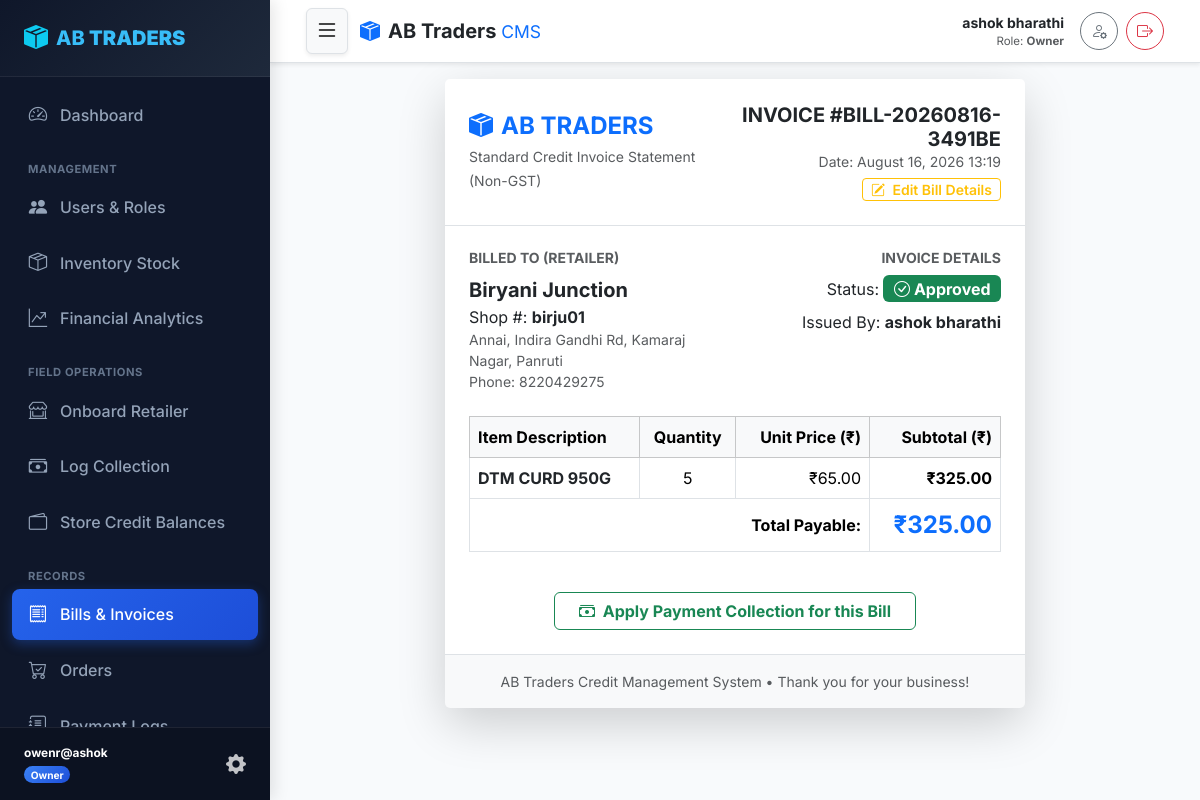
Page /bills/17/ (signed in) on the committed database.
### core/models.py (models this page shows, shortened)
class User(AbstractUser):
    class Role(models.TextChoices):
        SUPERUSER = 'SUPERUSER', 'SuperUser'
        OWNER = 'OWNER', 'Owner'
        STAFF = 'STAFF', 'Staff'
        RETAILER = 'RETAILER', 'Retailer'
    role = models.CharField(max_length=20, choices=Role.choices, default=Role.RETAILER)
    phone_number = models.CharField(max_length=15, unique=True, blank=True, null=True)
    is_locked = models.BooleanField(default=False, help_text="Locked users cannot log in.")
    def is_superuser_role(self):
        return self.role == self.Role.SUPERUSER or self.is_superuser
    def is_owner_role(self):
        return self.role == self.Role.OWNER
    def is_retailer_role(self):
        return self.role == self.Role.RETAILER
    @property
    def display_name(self):
        full_name = self.get_full_name().strip()
        return full_name if full_name else self.username

class Bill(models.Model):
    STATUS_CHOICES = (
        ('pending', 'Pending'),
        ('approved', 'Approved'),
        ('paid', 'Paid'),
        ('rejected', 'Rejected'),
    )
    bill_number = models.CharField(max_length=50, unique=True)
    retailer = models.ForeignKey(RetailerProfile, on_delete=models.CASCADE, related_name='bills')
    created_by = models.ForeignKey(User, on_delete=models.SET_NULL, null=True, related_name='created_bills')
    total_amount = models.DecimalField(max_digits=12, decimal_places=2)
    status = models.CharField(max_length=20, choices=STATUS_CHOICES, default='pending')
    rejection_reason = models.TextField(blank=True, null=True)
    created_at = models.DateTimeField(auto_now_add=True)

class RetailerProfile(models.Model):
    user = models.OneToOneField(User, on_delete=models.CASCADE, related_name='retailer_profile')
    shop_number = models.CharField(max_length=50, unique=True)
    shop_name = models.CharField(max_length=150)
    address = models.TextField()
    credit_balance = models.DecimalField(max_digits=12, decimal_places=2, default=Decimal('0.00'))
    qr_code = models.ImageField(upload_to='qr_codes/', null=True, blank=True)

class BillItem(models.Model):
    bill = models.ForeignKey(Bill, on_delete=models.CASCADE, related_name='items')
    item = models.ForeignKey(Item, on_delete=models.CASCADE)
    quantity = models.PositiveIntegerField(default=1)
    price = models.DecimalField(max_digits=10, decimal_places=2)
    @property
    def subtotal(self):
        return Decimal(self.quantity) * self.price

class Item(models.Model):
    name = models.CharField(max_length=100)
    description = models.TextField(blank=True, null=True)
    price = models.DecimalField(max_digits=10, decimal_places=2)
    stock_quantity = models.IntegerField(default=0)
    created_at = models.DateTimeField(auto_now_add=True)
    updated_at = models.DateTimeField(auto_now=True)

### core/views.py (the view)
# urls.py: path('bills/<int:pk>/', views.bill_detail_view, name='bill_detail'),
@role_required(['SUPERUSER', 'OWNER', 'STAFF', 'RETAILER'])
def bill_detail_view(request, pk):
    bill = get_object_or_404(Bill, pk=pk)
    if request.user.is_retailer_role():
        profile = getattr(request.user, 'retailer_profile', None)
        if bill.retailer != profile:
            messages.error(request, "Access denied.")
            return redirect('dashboard')
    return render(request, 'bill_detail.html', {'bill': bill})

### core/templates/bill_detail.html (shortened to what this page needs)
{% extends 'base.html' %}
{% block content %}
<div class="row justify-content-center">
    <div class="col-md-9 col-lg-8">
        <div class="card shadow-lg border-0 rounded-4">
            <div class="card-header bg-white p-4 border-bottom d-flex justify-content-between align-items-center">
                <div>
                    <h4 class="fw-bold text-primary mb-1"><i class="bi bi-box-seam-fill me-2"></i>AB TRADERS</h4>
                    <span class="text-muted small">Standard Credit Invoice Statement (Non-GST)</span>
                </div>
                <div class="text-end">
                    <h5 class="fw-bold mb-0">INVOICE #{{ bill.bill_number }}</h5>
                    <small class="text-muted d-block mb-1">Date: {{ bill.created_at|date:"F d, Y H:i" }}</small>
                    {% if user.is_superuser_role or user.is_owner_role %}
                        <a href="{% url 'bill_edit' bill.pk %}" class="btn btn-sm btn-outline-warning py-0 px-2 fw-semibold"><i class="bi bi-pencil-square me-1"></i> Edit Bill Details</a>
                    {% endif %}
                </div>
            </div>
            <div class="card-body p-4">
                <div class="row mb-4">
                    <div class="col-sm-6 mb-3 mb-sm-0">
                        <h6 class="text-uppercase text-muted fw-bold small">BILLED TO (RETAILER)</h6>
                        <div class="fw-bold fs-5 text-dark">{{ bill.retailer.shop_name }}</div>
                        <div>Shop #: <strong>{{ bill.retailer.shop_number }}</strong></div>
                        <div class="text-muted small">{{ bill.retailer.address }}</div>
                        <div class="text-muted small">Phone: {{ bill.retailer.user.phone_number }}</div>
                    </div>
                    <div class="col-sm-6 text-sm-end">
                        <h6 class="text-uppercase text-muted fw-bold small">INVOICE DETAILS</h6>
                        <div>Status:
                            {% if bill.status == 'approved' %}
                                <span class="badge bg-success fs-6"><i class="bi bi-check-circle me-1"></i>Approved</span>
                            {% elif bill.status == 'paid' %}
                                <span class="badge bg-primary fs-6"><i class="bi bi-cash-stack me-1"></i>Paid</span>
                            {% elif bill.status == 'rejected' %}
                                <span class="badge bg-danger fs-6"><i class="bi bi-x-circle me-1"></i>Rejected</span>
                            {% else %}
                                <span class="badge bg-warning text-dark fs-6"><i class="bi bi-clock me-1"></i>Pending Approval</span>
                            {% endif %}
                        </div>
                        <div class="mt-2">Issued By: <strong>{% if bill.created_by %}{{ bill.created_by.display_name }}{% else %}System{% endif %}</strong></div>
                    </div>
                </div>
                <div class="table-responsive mb-4">
                    <table class="table table-bordered align-middle">
                        <thead class="table-light">
                            <tr>
                                <th>Item Description</th>
                                <th class="text-center">Quantity</th>
                                <th class="text-end">Unit Price (₹)</th>
                                <th class="text-end">Subtotal (₹)</th>
                            </tr>
                        </thead>
                        <tbody>
                            {% for item in bill.items.all %}
                            <tr>
                                <td class="fw-bold text-dark">{{ item.item.name }}</td>
                                <td class="text-center">{{ item.quantity }}</td>
                                <td class="text-end">₹{{ item.price }}</td>
                                <td class="text-end fw-bold">₹{{ item.subtotal }}</td>
                            </tr>
                            {% empty %}
                            <tr>
                                <td colspan="3">Standard Wholesale Merchandise Invoice #{{ bill.bill_number }}</td>
                                <td class="text-end fw-bold">₹{{ bill.total_amount }}</td>
                            </tr>
                            {% endfor %}
                        </tbody>
                        <tfoot>
                            <tr>
                                <th colspan="3" class="text-end">Total Payable:</th>
                                <th class="text-end text-primary fs-4">₹{{ bill.total_amount }}</th>
                            </tr>
                        </tfoot>
                    </table>
                </div>
                {% if bill.status != 'paid' and bill.status != 'rejected' %}
                    {% if not user.is_retailer_role %}
                    <div class="text-center mt-3">
                        <a href="{% url 'log_collection' %}?bill_id={{ bill.pk }}" class="btn btn-outline-success fw-bold px-4">
                            <i class="bi bi-cash-stack me-1"></i> Apply Payment Collection for this Bill
                        </a>
                    </div>
                    {% endif %}
                {% endif %}
            </div>
            <div class="card-footer bg-light p-3 border-top text-center text-muted small">
                AB Traders Credit Management System &bull; Thank you for your business!
            </div>
        </div>
    </div>
</div>
{% endblock %}

### core/templates/base.html (shortened to what this page needs)
{% load static %}
<!DOCTYPE html>
<html lang="en">
<head>
    <link href="https://cdn.jsdelivr.net/npm/bootstrap@5.3.2/dist/css/bootstrap.min.css" rel="stylesheet">
    <link rel="stylesheet" href="https://cdn.jsdelivr.net/npm/bootstrap-icons@1.11.2/font/bootstrap-icons.min.css">
    <link rel="stylesheet" href="{% static 'css/styles.css' %}">
</head>
<body>
    <div id="wrapper">
        {% if user.is_authenticated %}
        <aside id="sidebar-wrapper" class="sidebar-sticky">
            <div class="sidebar-heading d-flex align-items-center justify-content-between">
                <a href="{% url 'dashboard' %}" class="text-white text-decoration-none d-flex align-items-center">
                    <i class="bi bi-box-seam-fill me-2 text-info fs-4"></i>
                    <span>AB <strong>TRADERS</strong></span>
                </a>
            </div>
            <div class="list-group list-group-sidebar">
                <a href="{% url 'dashboard' %}" class="sidebar-link {% if request.resolver_match.url_name == 'dashboard' %}active{% endif %}">
                    <i class="bi bi-speedometer2"></i> Dashboard
                </a>
                {% if user.is_superuser_role or user.is_owner_role %}
                <div class="sidebar-section-title">Management</div>
                <a href="{% url 'user_list' %}" class="sidebar-link {% if 'user' in request.resolver_match.url_name %}active{% endif %}">
                    <i class="bi bi-people-fill"></i> Users & Roles
                </a>
                <a href="{% url 'inventory_list' %}" class="sidebar-link {% if 'inventory' in request.resolver_match.url_name or 'item' in request.resolver_match.url_name %}active{% endif %}">
                    <i class="bi bi-box-seam"></i> Inventory Stock
                </a>
                <a href="{% url 'owner_analytics' %}" class="sidebar-link {% if request.resolver_match.url_name == 'owner_analytics' %}active{% endif %}">
                    <i class="bi bi-graph-up-arrow"></i> Financial Analytics
                </a>
                {% endif %}
                {% if user.is_superuser_role or user.is_owner_role or user.is_staff_role %}
                <div class="sidebar-section-title">Field Operations</div>
                <a href="{% url 'onboard_retailer' %}" class="sidebar-link {% if request.resolver_match.url_name == 'onboard_retailer' %}active{% endif %}">
                    <i class="bi bi-shop-window"></i> Onboard Retailer
                </a>
                <a href="{% url 'log_collection' %}" class="sidebar-link {% if request.resolver_match.url_name == 'log_collection' %}active{% endif %}">
                    <i class="bi bi-cash-stack"></i> Log Collection
                </a>
                <a href="{% url 'credit_balances' %}" class="sidebar-link {% if request.resolver_match.url_name == 'credit_balances' %}active{% endif %}">
                    <i class="bi bi-wallet2"></i> Store Credit Balances
                </a>
                {% endif %}
                <div class="sidebar-section-title">Records</div>
                <a href="{% url 'bill_list' %}" class="sidebar-link {% if 'bill' in request.resolver_match.url_name %}active{% endif %}">
                    <i class="bi bi-receipt"></i> Bills & Invoices
                </a>
                <a href="{% url 'order_list' %}" class="sidebar-link {% if 'order' in request.resolver_match.url_name %}active{% endif %}">
                    <i class="bi bi-cart-check"></i> Orders
                </a>
                <a href="{% url 'collections_list' %}" class="sidebar-link {% if request.resolver_match.url_name == 'collections_list' %}active{% endif %}">
                    <i class="bi bi-journal-text"></i> Payment Logs
                </a>
            </div>
            <div class="sidebar-footer">
                <div class="d-flex align-items-center justify-content-between">
                    <div>
                        <div class="fw-bold text-white small text-truncate" style="max-width: 150px;">{{ user.username }}</div>
                        <span class="badge
                            {% if user.is_superuser_role %}badge-superuser
                            {% elif user.is_owner_role %}badge-owner
                            {% elif user.is_staff_role %}badge-staff
                            {% else %}badge-retailer{% endif %} rounded-pill mt-1">
                            {{ user.get_role_display }}
                        </span>
                    </div>
                    <a href="{% url 'profile' %}" class="text-white opacity-75 hover-opacity-100" title="My Profile"><i class="bi bi-gear-fill fs-5"></i></a>
                </div>
            </div>
        </aside>
        {% endif %}
        <div id="page-content-wrapper">
            {% if user.is_authenticated %}
            <nav class="navbar top-navbar sticky-top bg-white border-bottom shadow-sm py-2">
                <div class="container-fluid px-3 d-flex align-items-center justify-content-between flex-nowrap">
                    <div class="d-flex align-items-center gap-2">
                        <button type="button" class="btn btn-light me-1 shadow-sm border p-1 px-2" id="sidebarToggle" onclick="toggleSidebarMenu(event)" title="Toggle Navigation Menu">
                            <i class="bi bi-list fs-4"></i>
                        </button>
                        <a class="navbar-brand fw-extrabold text-dark d-flex align-items-center mb-0 me-0 me-md-3" href="{% url 'dashboard' %}">
                            <i class="bi bi-box-seam-fill me-2 text-primary"></i>
                            <span class="fw-bold fs-5 d-none d-sm-inline">AB Traders <span class="text-primary fw-normal small">CMS</span></span>
                        </a>
                    </div>
                    <div class="d-flex align-items-center gap-2">
                        <div class="text-end me-1 me-md-2 d-none d-sm-block">
                            <div class="fw-bold text-dark small text-truncate" style="max-width: 150px;">{{ user.display_name }}</div>
                            <div class="text-muted" style="font-size: 0.72rem;">Role: <strong>{{ user.get_role_display }}</strong></div>
                        </div>
                        <a href="{% url 'profile' %}" class="btn btn-outline-secondary btn-sm rounded-circle p-0 d-flex align-items-center justify-content-center" style="width: 38px; height: 38px;" title="My Profile">
                            <i class="bi bi-person-gear fs-6"></i>
                        </a>
                        <a href="{% url 'logout' %}" class="btn btn-outline-danger btn-sm rounded-circle p-0 d-flex align-items-center justify-content-center" style="width: 38px; height: 38px;" title="Logout">
                            <i class="bi bi-box-arrow-right fs-6"></i>
                        </a>
                    </div>
                </div>
            </nav>
            {% endif %}
            <div class="container-fluid px-3 px-md-4 pt-3">
                {% block content %}{% endblock %}
            </div>
        </div>
    </div>
</body>
</html>

### rows in the picture
User: username "owenr@ashok", role "Owner", display_name "ashok bharathi"
Bill: bill_number "BILL-20260816-3491BE", created_at "August 16, 2026 13:19", retailer.shop_name "Biryani Junction", retailer.shop_number "birju01", retailer.address "Annai, Indira Gandhi Rd, Kamaraj Nagar, Panruti", retailer.user.phone_number "8220429275", created_by.display_name "ashok bharathi", total_amount "325.00"
BillItem: item.name "DTM CURD 950G", quantity "5", price "65.00", subtotal "325.00"
